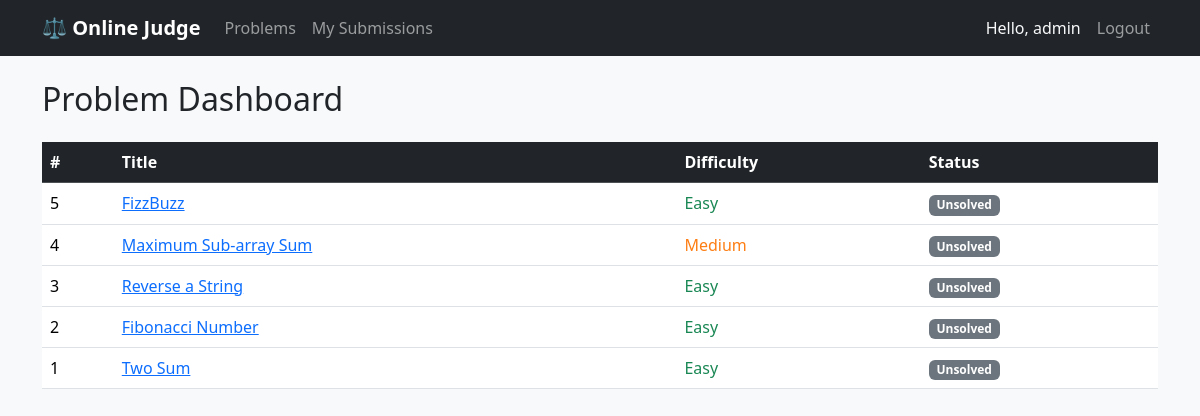
The app's page /problems/ (signed in) with its own data.
### judge/models.py (models this page shows, shortened)
class Problem(models.Model):
    DIFFICULTY_CHOICES = [
        ('Easy', 'Easy'),
        ('Medium', 'Medium'),
        ('Hard', 'Hard'),
    ]
    title = models.CharField(max_length=200)
    description = models.TextField(help_text="Full problem statement.")
    difficulty = models.CharField(max_length=10, choices=DIFFICULTY_CHOICES, default='Easy')
    time_limit = models.FloatField(default=2.0, help_text="Time limit in seconds.")
    created_at = models.DateTimeField(auto_now_add=True)
    class Meta:
        ordering = ['-created_at']

### judge/views.py (the view)
# urls.py: path('problems/', views.ProblemListView.as_view(), name='problem_list'),
class ProblemListView(LoginRequiredMixin, ListView):
    model = Problem
    template_name = 'judge/problem_list.html'
    context_object_name = 'problems'
    def get_context_data(self, **kwargs):
        context = super().get_context_data(**kwargs)
        solved_ids = set(
            Submission.objects.filter(
                user=self.request.user,
                status='Accepted',
            ).values_list('problem_id', flat=True)
        )
        context['solved_ids'] = solved_ids
        return context

### templates/judge/problem_list.html (shortened to what this page needs)
{% extends 'base.html' %}
{% block content %}
<h2 class="mb-4">Problem Dashboard</h2>
{% if problems %}
<div class="table-responsive">
    <table class="table table-hover align-middle">
        <thead class="table-dark">
            <tr>
                <th>#</th>
                <th>Title</th>
                <th>Difficulty</th>
                <th>Status</th>
            </tr>
        </thead>
        <tbody>
            {% for problem in problems %}
            <tr>
                <td>{{ problem.pk }}</td>
                <td><a href="{% url 'problem_detail' problem.pk %}">{{ problem.title }}</a></td>
                <td>
                    <span class="difficulty-{{ problem.difficulty|lower }}">
                        {{ problem.difficulty }}
                    </span>
                </td>
                <td>
                    {% if problem.pk in solved_ids %}
                    <span class="badge bg-success">Solved ✓</span>
                    {% else %}
                    <span class="badge bg-secondary">Unsolved</span>
                    {% endif %}
                </td>
            </tr>
            {% endfor %}
        </tbody>
    </table>
</div>
{% else %}
<div class="alert alert-info">No problems available yet. Check back soon!</div>
{% endif %}
{% endblock %}

### templates/base.html (shortened to what this page needs)
<!DOCTYPE html>
<html lang="en">
<head>
    <link href="https://cdn.jsdelivr.net/npm/bootstrap@5.3.2/dist/css/bootstrap.min.css" rel="stylesheet">
</head>
<body>
    <nav class="navbar navbar-expand-lg navbar-dark bg-dark mb-4">
        <div class="container">
            <a class="navbar-brand" href="{% url 'home' %}">⚖️ Online Judge</a>
            <div class="collapse navbar-collapse" id="navbarNav">
                <ul class="navbar-nav me-auto">
                    {% if user.is_authenticated %}
                    <li class="nav-item">
                        <a class="nav-link" href="{% url 'problem_list' %}">Problems</a>
                    </li>
                    <li class="nav-item">
                        <a class="nav-link" href="{% url 'submission_history' %}">My Submissions</a>
                    </li>
                    {% endif %}
                </ul>
                <ul class="navbar-nav">
                    {% if user.is_authenticated %}
                    <li class="nav-item">
                        <span class="nav-link text-light">Hello, {{ user.username }}</span>
                    </li>
                    <li class="nav-item">
                        <a class="nav-link" href="{% url 'logout' %}">Logout</a>
                    </li>
                    {% endif %}
                </ul>
            </div>
        </div>
    </nav>
    <div class="container">
        {% block content %}{% endblock %}
    </div>
</body>
</html>

### templates/base.html (style rules this page uses)
body { background-color: #f8f9fa; }
.navbar-brand { font-weight: 700; }
.difficulty-easy { color: #198754; }
.difficulty-medium { color: #fd7e14; }

### records on screen
Problem: pk "5", title "FizzBuzz", difficulty "Easy", shows "Unsolved"
Problem: pk "4", title "Maximum Sub-array Sum", difficulty "Medium", shows "Unsolved"
Problem: pk "3", title "Reverse a String", difficulty "Easy", shows "Unsolved"
Problem: pk "2", title "Fibonacci Number", difficulty "Easy", shows "Unsolved"
Problem: pk "1", title "Two Sum", difficulty "Easy", shows "Unsolved"

### other values on screen
{{ user.username }} "admin"
